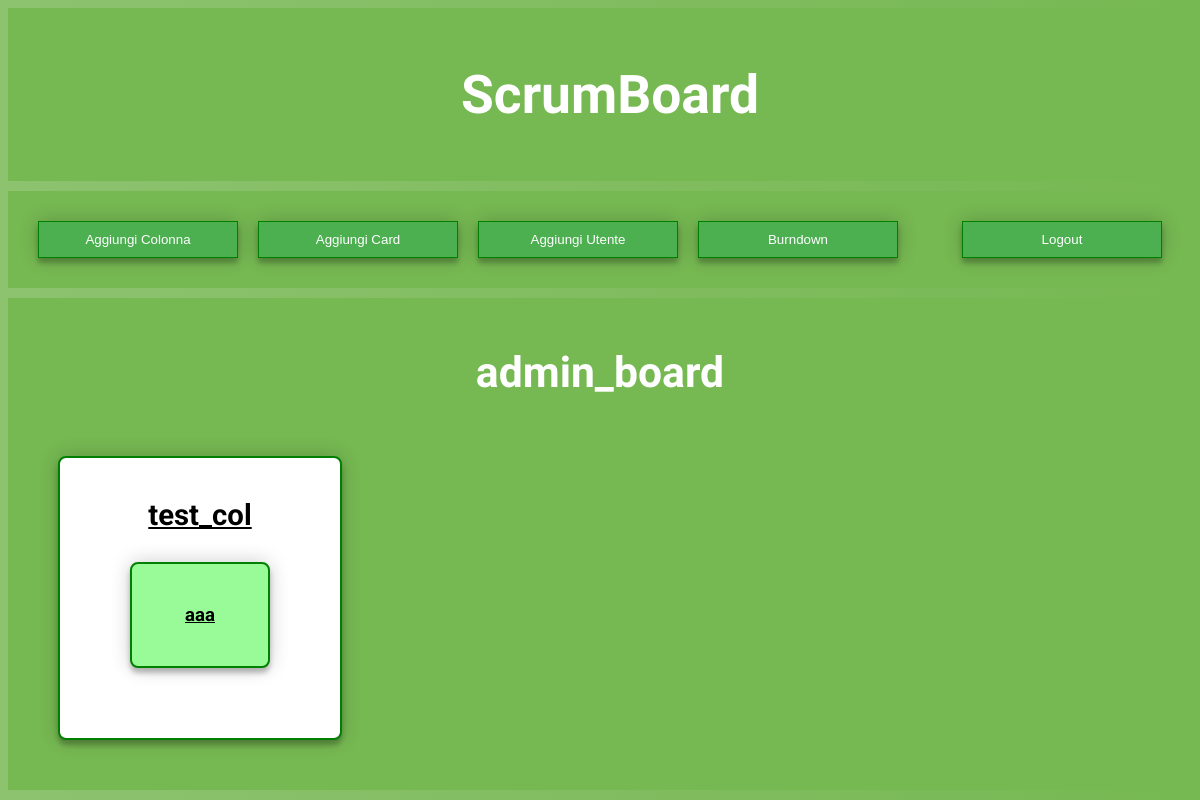
/board/9/ (signed in), run on an earlier commit of the app's database.
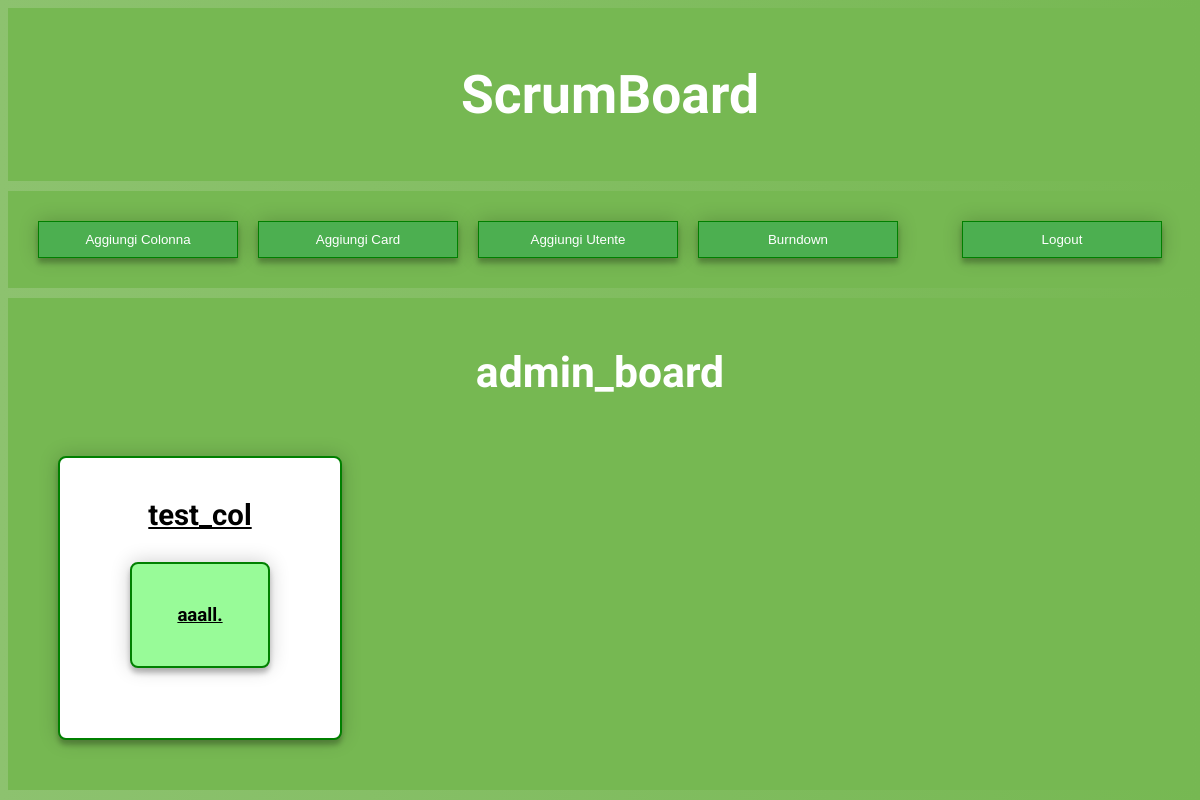
And on a later commit of the database.
### scrumboard_app/models.py (models this page shows)
class Card(models.Model):
    colonnaParent = models.ForeignKey("Colonna",  on_delete=models.CASCADE)
    titolo = models.CharField(max_length=30)
    descrizione = models.TextField()
    dataScadenza = models.DateField()
    storyPoint = models.IntegerField()
    utentiCard = models.ManyToManyField("ScrumUser")

### scrumboard_app/views.py (the view)
# urls.py: url(r'^board/(?P<board_id>[0-9]+)/$', views.board_details, name='board_details'),
def board_details(request, board_id):
    b = Board.objects.get(id=board_id)
    if auth_check(b, request.user) is False:
        return redirect('index')
    attrs = {
        'id': board_id,
        'nome': b.nome,
        'colonne': []
    }
    for col in b.getColonneBoard():
        dict_col = {
            'id': col.id,
            'nome': col.nome,
            'cards': []
        }
        for card in col.getCardColonna():
            dict_card = {
                'id': card.id,
                'nome': card.titolo
            }
            dict_col['cards'].append(dict_card)
        attrs['colonne'].append(dict_col)
    return render(request, "scrumboard_app/board_details.html", {'board': attrs})

### scrumboard_app/models.py (called while the page is built)
    def getColonneBoard(self):
        return Colonna.objects.filter(boardParent=self)

    def listaUtentiAssociati(self):
        return self.utentiAssociati.only("username")

    def getCardColonna(self):
        return Card.objects.filter(colonnaParent=self)

### scrumboard_app/views.py (called while the page is built)
def auth_check(board, user):
    for u in board.listaUtentiAssociati():
        if user.username == u.username:
            return True
    return False

### scrumboard_app/templates/scrumboard_app/board_details.html
{% extends 'scrumboard_app/base.html' %}
{% block content %}
    <div class="topBar">
        <div class="button-group">
            <form method="GET" action="{% url 'add_column' %}" class="add-column-form">{% csrf_token %}
                <button type="submit" style="float: left">Aggiungi Colonna</button>
            </form>
            <form method="GET" action="{% url 'add_card' board_id=board.id%}" class="add-card-form">{% csrf_token %}
                <button type="submit" style="float: left">Aggiungi Card</button>
            </form>
            <form method="GET" action="{% url 'add_user' board_id=board.id%}" class="add-user-form">{% csrf_token %}
                <button type="submit" style="float: left">Aggiungi Utente</button>
            </form>
            <form method="GET" action="{% url 'burndown' board_id=board.id%}" class="burndown-form">{% csrf_token %}
                <button type="submit" style="float: left">Burndown</button>
            </form>
            <form method="POST" action="{% url 'logout' %}" class="logout-form">{% csrf_token %}
                <button type="submit" style="float: right">Logout</button>
            </form>
        </div>
    </div>
    <div class="bodyContent">
        <h1 class="title-page">{{ board.nome }}</h1>
        <div class="boardContainer">
            {% for colonna in board.colonne %}
                <div class="boxBoard" style="float: left">
                    <a href="{% url 'edit_column' board_id=board.id col_name=colonna.nome %}">{{ colonna.nome }}</a>
                    {% for card in colonna.cards %}
                        <div class="boxCard">
                            <a href="{% url 'edit_card' board_id=board.id col_name=colonna.nome card_name=card.nome %}">{{ card.nome }}</a>
                        </div>
                    {% endfor %}
                </div>
            {% endfor %}
        </div>
    </div>
{% endblock %}

What changed in the data, as far as the page shows it:
changed Card: titolo "aaa" → "aaall." (drawn)
Also different on the page:
list line gone: "aaa"
new list line: "aaall."
